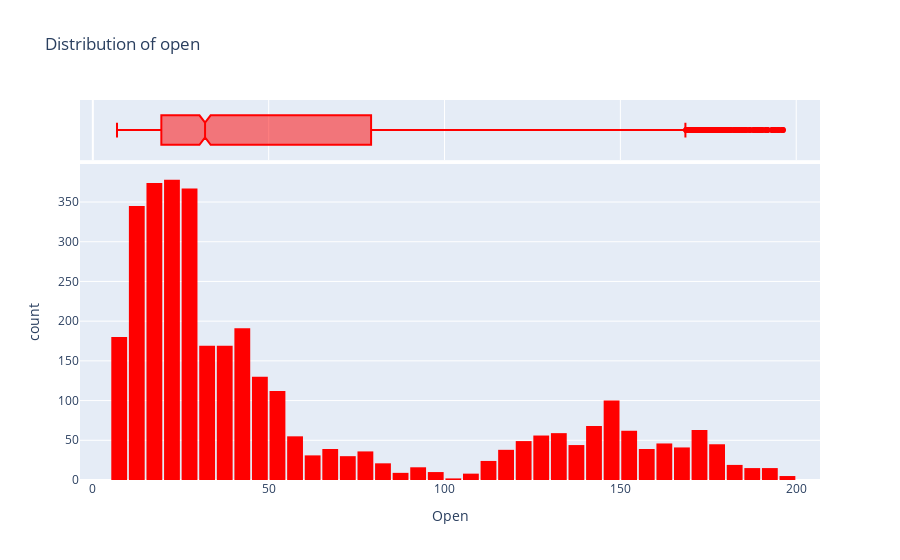

This figure's notebook cell:
### Code cell
fig = px.histogram(df1, 
                   x='Open', 
                   marginal='box', 
                   color_discrete_sequence=['red'], 
                   title='Distribution of open')
fig.update_layout(bargap=0.1)
fig.show()

### Figure 1 — Plotly figure (JSON) as saved in the notebook; plotly's stock layout.template omitted (floating-point values rounded to 4 significant figures; data arrays with more than 128 entries replaced by an {"elided": "..."} marker saying what was removed)
{"data": [{"alignmentgroup": "True", "bingroup": "x", "hovertemplate": "Open=%{x}<br>count=%{y}<extra></extra>", "legendgroup": "", "marker": {"color": "red", "pattern": {"shape": ""}}, "name": "", "offsetgroup": "", "orientation": "v", "showlegend": false, "type": "histogram", "x": {"elided": "3460 float values"}, "xaxis": "x", "yaxis": "y"}, {"alignmentgroup": "True", "hovertemplate": "Open=%{x}<extra></extra>", "legendgroup": "", "marker": {"color": "red"}, "name": "", "notched": true, "offsetgroup": "", "showlegend": false, "type": "box", "x": {"elided": "3460 float values"}, "xaxis": "x2", "yaxis": "y2"}], "layout": {"bargap": 0.1, "barmode": "relative", "legend": {"tracegroupgap": 0}, "title": {"text": "Distribution of open"}, "xaxis": {"anchor": "y", "domain": [0, 1], "title": {"text": "Open"}}, "xaxis2": {"anchor": "y2", "domain": [0, 1], "matches": "x", "showgrid": true, "showticklabels": false}, "yaxis": {"anchor": "x", "domain": [0, 0.8316], "title": {"text": "count"}}, "yaxis2": {"anchor": "x2", "domain": [0.8416, 1], "matches": "y2", "showgrid": false, "showline": false, "showticklabels": false, "ticks": ""}}}
